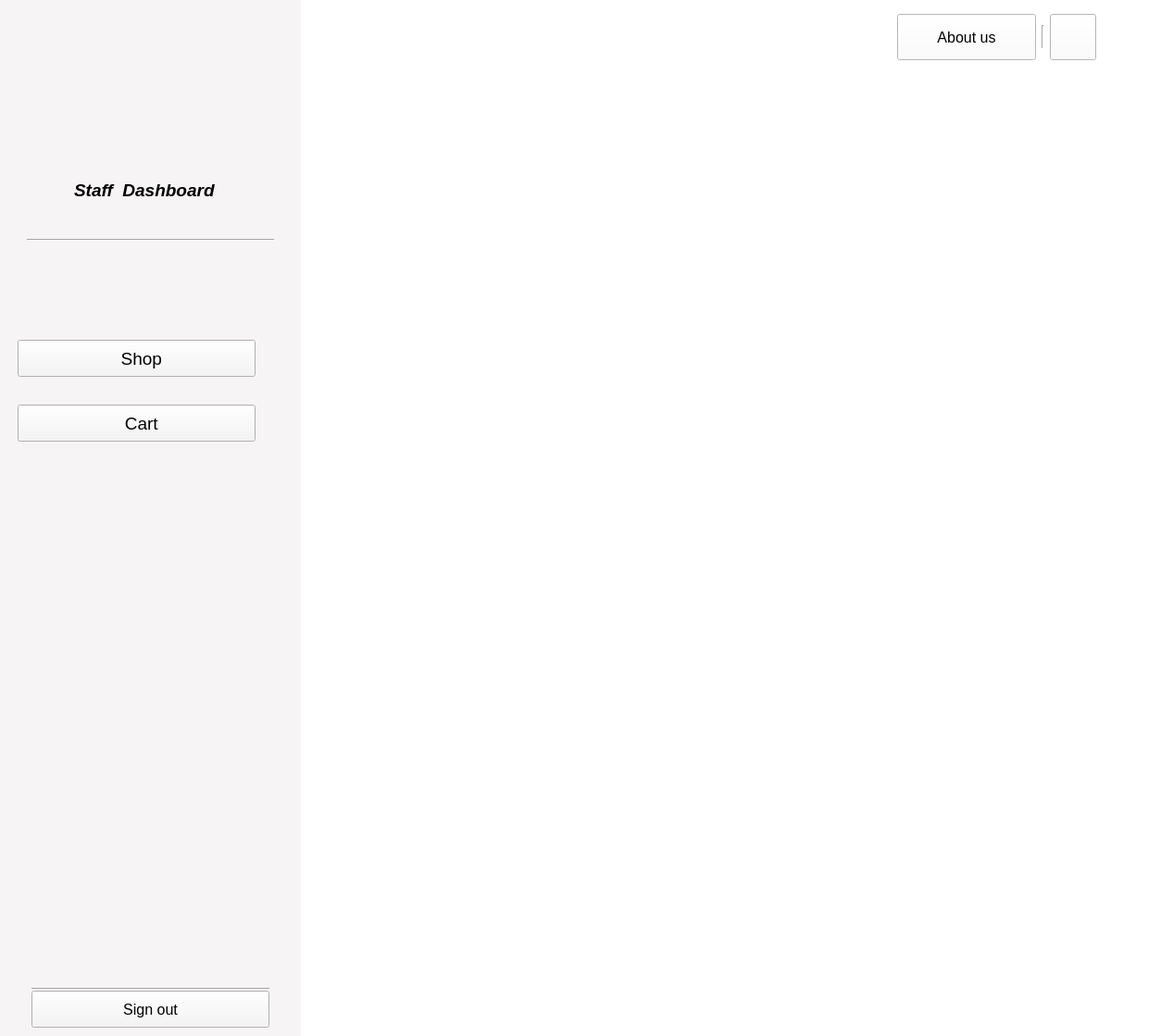
<?xml version="1.0" encoding="UTF-8"?>
<ui version="4.0">
 <class>StaffDashboard</class>
 <widget class="QMainWindow" name="StaffDashboard">
  <property name="geometry">
   <rect>
    <x>0</x>
    <y>0</y>
    <width>1254</width>
    <height>1119</height>
   </rect>
  </property>
  <property name="font">
   <font>
    <family>Segoe UI</family>
    <weight>75</weight>
    <italic>true</italic>
    <bold>true</bold>
   </font>
  </property>
  <property name="windowTitle">
   <string>Staff Dashboard</string>
  </property>
  <property name="toolTipDuration">
   <number>-1</number>
  </property>
  <property name="layoutDirection">
   <enum>Qt::LeftToRight</enum>
  </property>
  <property name="styleSheet">
   <string notr="true">background-color:#fff;
</string>
  </property>
  <property name="tabShape">
   <enum>QTabWidget::Rounded</enum>
  </property>
  <widget class="QWidget" name="centralwidget">
   <layout class="QGridLayout" name="gridLayout">
    <property name="leftMargin">
     <number>0</number>
    </property>
    <property name="topMargin">
     <number>0</number>
    </property>
    <property name="rightMargin">
     <number>0</number>
    </property>
    <property name="bottomMargin">
     <number>0</number>
    </property>
    <item row="2" column="2">
     <spacer name="verticalSpacer">
      <property name="orientation">
       <enum>Qt::Vertical</enum>
      </property>
      <property name="sizeHint" stdset="0">
       <size>
        <width>20</width>
        <height>783</height>
       </size>
      </property>
     </spacer>
    </item>
    <item row="2" column="1">
     <spacer name="horizontalSpacer_2">
      <property name="orientation">
       <enum>Qt::Horizontal</enum>
      </property>
      <property name="sizeType">
       <enum>QSizePolicy::Fixed</enum>
      </property>
      <property name="sizeHint" stdset="0">
       <size>
        <width>40</width>
        <height>20</height>
       </size>
      </property>
     </spacer>
    </item>
    <item row="1" column="1">
     <spacer name="verticalSpacer_2">
      <property name="orientation">
       <enum>Qt::Vertical</enum>
      </property>
      <property name="sizeType">
       <enum>QSizePolicy::Fixed</enum>
      </property>
      <property name="sizeHint" stdset="0">
       <size>
        <width>20</width>
        <height>10</height>
       </size>
      </property>
     </spacer>
    </item>
    <item row="0" column="1" colspan="2">
     <layout class="QHBoxLayout" name="horizontalLayout_3">
      <property name="leftMargin">
       <number>30</number>
      </property>
      <property name="topMargin">
       <number>15</number>
      </property>
      <property name="rightMargin">
       <number>70</number>
      </property>
      <item>
       <layout class="QHBoxLayout" name="horizontalLayout_2"/>
      </item>
      <item>
       <spacer name="horizontalSpacer">
        <property name="orientation">
         <enum>Qt::Horizontal</enum>
        </property>
        <property name="sizeHint" stdset="0">
         <size>
          <width>40</width>
          <height>20</height>
         </size>
        </property>
       </spacer>
      </item>
      <item>
       <layout class="QHBoxLayout" name="horizontalLayout">
        <item>
         <widget class="QPushButton" name="aboutUs_button">
          <property name="minimumSize">
           <size>
            <width>150</width>
            <height>50</height>
           </size>
          </property>
          <property name="maximumSize">
           <size>
            <width>150</width>
            <height>50</height>
           </size>
          </property>
          <property name="font">
           <font>
            <family>Segoe UI</family>
            <pointsize>12</pointsize>
            <weight>50</weight>
            <italic>false</italic>
            <bold>false</bold>
            <strikeout>false</strikeout>
           </font>
          </property>
          <property name="mouseTracking">
           <bool>true</bool>
          </property>
          <property name="tabletTracking">
           <bool>true</bool>
          </property>
          <property name="layoutDirection">
           <enum>Qt::LeftToRight</enum>
          </property>
          <property name="styleSheet">
           <string notr="true">QPushButton {
 background-color: #f6f4f4;
border-radius:25px;
color:black;
;
}
QPushButton#quit_button {
   background-color: green;
}
QPushButton::pressed {
background-color: #fff;
}
QpushButton{
border: 2px solid #555;
    border-radius: 20px;
    border-style: outset;
border-width:200px;
    
}
QPushButton:hover {
   background-color: #81cdc6;
   transition: background-color 0.5s cubic-bezier(0.4, 0, 0.2, 1);
color:#fff;
}

shoppingbag:hover{
color:#fff;
background-repeat:no-repeat;
}

border:none;
</string>
          </property>
          <property name="text">
           <string>About us</string>
          </property>
          <property name="icon">
           <iconset>
            <normaloff>:/Help/help.png</normaloff>:/Help/help.png</iconset>
          </property>
          <property name="iconSize">
           <size>
            <width>30</width>
            <height>30</height>
           </size>
          </property>
         </widget>
        </item>
        <item>
         <widget class="Line" name="line">
          <property name="sizePolicy">
           <sizepolicy hsizetype="Fixed" vsizetype="Minimum">
            <horstretch>0</horstretch>
            <verstretch>25</verstretch>
           </sizepolicy>
          </property>
          <property name="minimumSize">
           <size>
            <width>0</width>
            <height>25</height>
           </size>
          </property>
          <property name="maximumSize">
           <size>
            <width>16777215</width>
            <height>25</height>
           </size>
          </property>
          <property name="font">
           <font>
            <family>Segoe UI</family>
            <weight>75</weight>
            <bold>true</bold>
           </font>
          </property>
          <property name="orientation">
           <enum>Qt::Vertical</enum>
          </property>
         </widget>
        </item>
        <item>
         <widget class="QPushButton" name="help_button">
          <property name="minimumSize">
           <size>
            <width>50</width>
            <height>50</height>
           </size>
          </property>
          <property name="maximumSize">
           <size>
            <width>50</width>
            <height>50</height>
           </size>
          </property>
          <property name="font">
           <font>
            <family>Segoe UI</family>
            <pointsize>14</pointsize>
            <weight>50</weight>
            <italic>false</italic>
            <bold>false</bold>
            <strikeout>false</strikeout>
           </font>
          </property>
          <property name="mouseTracking">
           <bool>true</bool>
          </property>
          <property name="tabletTracking">
           <bool>true</bool>
          </property>
          <property name="layoutDirection">
           <enum>Qt::LeftToRight</enum>
          </property>
          <property name="styleSheet">
           <string notr="true">QPushButton {
 background-color: #f6f4f4;
border-radius:25px;
color:black;
;
}
QPushButton#quit_button {
   background-color: green;
}
QPushButton::pressed {
background-color: #fff;
}
QpushButton{
border: 2px solid #555;
    border-radius: 20px;
    border-style: outset;
border-width:200px;
    
}
QPushButton:hover {
   background-color: #81cdc6;
   transition: background-color 0.5s cubic-bezier(0.4, 0, 0.2, 1);
color:#fff;
}

shoppingbag:hover{
color:#fff;
background-repeat:no-repeat;
}

border:none;
</string>
          </property>
          <property name="text">
           <string/>
          </property>
          <property name="icon">
           <iconset resource="logo.qrc">
            <normaloff>:/Info/info.png</normaloff>:/Info/info.png</iconset>
          </property>
          <property name="iconSize">
           <size>
            <width>20</width>
            <height>20</height>
           </size>
          </property>
         </widget>
        </item>
       </layout>
      </item>
     </layout>
    </item>
    <item row="0" column="0" rowspan="3">
     <widget class="QWidget" name="widget_2" native="true">
      <property name="sizePolicy">
       <sizepolicy hsizetype="Preferred" vsizetype="Preferred">
        <horstretch>0</horstretch>
        <verstretch>0</verstretch>
       </sizepolicy>
      </property>
      <property name="minimumSize">
       <size>
        <width>325</width>
        <height>0</height>
       </size>
      </property>
      <property name="maximumSize">
       <size>
        <width>325</width>
        <height>16777215</height>
       </size>
      </property>
      <property name="font">
       <font>
        <pointsize>10</pointsize>
       </font>
      </property>
      <property name="toolTipDuration">
       <number>-1</number>
      </property>
      <property name="styleSheet">
       <string notr="true">background-color: #f6f4f4 ;
</string>
      </property>
      <layout class="QGridLayout" name="gridLayout_2">
       <item row="0" column="0">
        <layout class="QVBoxLayout" name="verticalLayout_4">
         <property name="spacing">
          <number>0</number>
         </property>
         <property name="leftMargin">
          <number>50</number>
         </property>
         <property name="topMargin">
          <number>10</number>
         </property>
         <property name="bottomMargin">
          <number>10</number>
         </property>
         <item>
          <widget class="QLabel" name="logo">
           <property name="minimumSize">
            <size>
             <width>200</width>
             <height>150</height>
            </size>
           </property>
           <property name="maximumSize">
            <size>
             <width>200</width>
             <height>150</height>
            </size>
           </property>
           <property name="styleSheet">
            <string notr="true">image: url(:/Icon/logo.png);</string>
           </property>
           <property name="frameShape">
            <enum>QFrame::NoFrame</enum>
           </property>
           <property name="frameShadow">
            <enum>QFrame::Plain</enum>
           </property>
           <property name="text">
            <string/>
           </property>
           <property name="scaledContents">
            <bool>false</bool>
           </property>
           <property name="alignment">
            <set>Qt::AlignCenter</set>
           </property>
          </widget>
         </item>
         <item>
          <widget class="QLabel" name="adminLabel">
           <property name="font">
            <font>
             <family>Segoe UI</family>
             <pointsize>14</pointsize>
             <weight>75</weight>
             <italic>true</italic>
             <bold>true</bold>
            </font>
           </property>
           <property name="layoutDirection">
            <enum>Qt::LeftToRight</enum>
           </property>
           <property name="styleSheet">
            <string notr="true">background:none;</string>
           </property>
           <property name="text">
            <string>    Staff  Dashboard</string>
           </property>
           <property name="alignment">
            <set>Qt::AlignLeading|Qt::AlignLeft|Qt::AlignVCenter</set>
           </property>
          </widget>
         </item>
        </layout>
       </item>
       <item row="1" column="0">
        <layout class="QVBoxLayout" name="verticalLayout_5">
         <property name="leftMargin">
          <number>20</number>
         </property>
         <property name="rightMargin">
          <number>20</number>
         </property>
         <item>
          <widget class="Line" name="line_3">
           <property name="orientation">
            <enum>Qt::Horizontal</enum>
           </property>
          </widget>
         </item>
         <item>
          <spacer name="verticalSpacer_3">
           <property name="orientation">
            <enum>Qt::Vertical</enum>
           </property>
           <property name="sizeType">
            <enum>QSizePolicy::Fixed</enum>
           </property>
           <property name="sizeHint" stdset="0">
            <size>
             <width>20</width>
             <height>50</height>
            </size>
           </property>
          </spacer>
         </item>
        </layout>
       </item>
       <item row="2" column="0">
        <layout class="QVBoxLayout" name="verticalLayout_3">
         <property name="spacing">
          <number>0</number>
         </property>
         <property name="topMargin">
          <number>50</number>
         </property>
         <item>
          <layout class="QVBoxLayout" name="verticalLayout">
           <property name="spacing">
            <number>30</number>
           </property>
           <property name="leftMargin">
            <number>10</number>
           </property>
           <property name="rightMargin">
            <number>40</number>
           </property>
           <item>
            <widget class="QPushButton" name="shop_button">
             <property name="minimumSize">
              <size>
               <width>150</width>
               <height>40</height>
              </size>
             </property>
             <property name="maximumSize">
              <size>
               <width>500</width>
               <height>16777215</height>
              </size>
             </property>
             <property name="font">
              <font>
               <family>Segoe UI</family>
               <pointsize>14</pointsize>
               <weight>50</weight>
               <italic>false</italic>
               <bold>false</bold>
               <strikeout>false</strikeout>
              </font>
             </property>
             <property name="mouseTracking">
              <bool>true</bool>
             </property>
             <property name="tabletTracking">
              <bool>true</bool>
             </property>
             <property name="layoutDirection">
              <enum>Qt::LeftToRight</enum>
             </property>
             <property name="styleSheet">
              <string notr="true">QPushButton {
 background-color: #f6f4f4;
border-radius:17px;
color:black;
padding-right:98px;
}
QPushButton#quit_button {
   background-color: green;
}
QPushButton::pressed {
background-color: #fff;
}
QpushButton{
border: 2px solid #555;
    border-radius: 20px;
    border-style: outset;
border-width:200px;
    
}
QPushButton:hover {
   background-color: #81cdc6;
   transition: background-color 0.5s cubic-bezier(0.4, 0, 0.2, 1);
color:#fff;
}

shoppingbag:hover{
color:#fff;
background-repeat:no-repeat;
}

border:none;
</string>
             </property>
             <property name="text">
              <string>  Shop</string>
             </property>
             <property name="icon">
              <iconset resource="logo.qrc">
               <normaloff>:/Shop/shopping-bag.png</normaloff>
               <normalon>:/Shop/white_bag.png</normalon>:/Shop/shopping-bag.png</iconset>
             </property>
             <property name="iconSize">
              <size>
               <width>20</width>
               <height>20</height>
              </size>
             </property>
            </widget>
           </item>
           <item>
            <widget class="QPushButton" name="cart_button">
             <property name="minimumSize">
              <size>
               <width>150</width>
               <height>40</height>
              </size>
             </property>
             <property name="maximumSize">
              <size>
               <width>500</width>
               <height>16777215</height>
              </size>
             </property>
             <property name="font">
              <font>
               <family>Segoe UI</family>
               <pointsize>14</pointsize>
               <weight>50</weight>
               <italic>false</italic>
               <bold>false</bold>
               <strikeout>false</strikeout>
              </font>
             </property>
             <property name="mouseTracking">
              <bool>true</bool>
             </property>
             <property name="tabletTracking">
              <bool>true</bool>
             </property>
             <property name="layoutDirection">
              <enum>Qt::LeftToRight</enum>
             </property>
             <property name="styleSheet">
              <string notr="true">QPushButton {
 background-color: #f6f4f4;
border-radius:17px;
color:black;
padding-right:106px;
}
QPushButton#quit_button {
   background-color: green;
}
QPushButton::pressed {
background-color: #fff;
}
QpushButton{
border: 2px solid #555;
    border-radius: 20px;
    border-style: outset;
border-width:200px;
    
}
QPushButton:hover {
   background-color: #81cdc6;
   transition: background-color 0.5s cubic-bezier(0.4, 0, 0.2, 1);
color:#fff;
}

border:none;
</string>
             </property>
             <property name="text">
              <string>  Cart</string>
             </property>
             <property name="icon">
              <iconset resource="logo.qrc">
               <normaloff>:/Cart/cart.png</normaloff>:/Cart/cart.png</iconset>
             </property>
             <property name="iconSize">
              <size>
               <width>22</width>
               <height>22</height>
              </size>
             </property>
            </widget>
           </item>
           <item>
            <spacer name="verticalSpacer_4">
             <property name="orientation">
              <enum>Qt::Vertical</enum>
             </property>
             <property name="sizeType">
              <enum>QSizePolicy::Fixed</enum>
             </property>
             <property name="sizeHint" stdset="0">
              <size>
               <width>20</width>
               <height>400</height>
              </size>
             </property>
            </spacer>
           </item>
          </layout>
         </item>
         <item>
          <layout class="QVBoxLayout" name="verticalLayout_2">
           <property name="leftMargin">
            <number>25</number>
           </property>
           <property name="topMargin">
            <number>190</number>
           </property>
           <property name="rightMargin">
            <number>25</number>
           </property>
           <item>
            <widget class="Line" name="line_2">
             <property name="styleSheet">
              <string notr="true">background-color:none;</string>
             </property>
             <property name="orientation">
              <enum>Qt::Horizontal</enum>
             </property>
            </widget>
           </item>
           <item>
            <widget class="QPushButton" name="logout_button">
             <property name="minimumSize">
              <size>
               <width>100</width>
               <height>40</height>
              </size>
             </property>
             <property name="maximumSize">
              <size>
               <width>300</width>
               <height>16777215</height>
              </size>
             </property>
             <property name="font">
              <font>
               <family>Segoe UI</family>
               <pointsize>12</pointsize>
               <weight>50</weight>
               <italic>false</italic>
               <bold>false</bold>
               <strikeout>false</strikeout>
              </font>
             </property>
             <property name="mouseTracking">
              <bool>true</bool>
             </property>
             <property name="tabletTracking">
              <bool>true</bool>
             </property>
             <property name="layoutDirection">
              <enum>Qt::LeftToRight</enum>
             </property>
             <property name="styleSheet">
              <string notr="true">QPushButton {
 background-color: #f6f4f4;
border-radius:13px;
color: #636363;
;
}
QPushButton#quit_button {
   background-color: green;
}
QPushButton::pressed {
background-color: #fff;
}
QpushButton{
border: 2px solid #555;
    border-radius: 20px;
    border-style: outset;
border-width:200px;
    
}
QPushButton:hover {
   background-color: #81cdc6;
   transition: background-color 0.5s cubic-bezier(0.4, 0, 0.2, 1);
color:#fff;
}

shoppingbag:hover{
color:#fff;
background-repeat:no-repeat;
}

border:none;
</string>
             </property>
             <property name="text">
              <string>Sign out</string>
             </property>
             <property name="icon">
              <iconset>
               <normaloff>:/logout/logout.png</normaloff>:/logout/logout.png</iconset>
             </property>
             <property name="iconSize">
              <size>
               <width>25</width>
               <height>25</height>
              </size>
             </property>
            </widget>
           </item>
          </layout>
         </item>
        </layout>
       </item>
      </layout>
     </widget>
    </item>
   </layout>
  </widget>
 </widget>
 <resources>
  <include location="logo.qrc"/>
 </resources>
 <connections/>
</ui>
